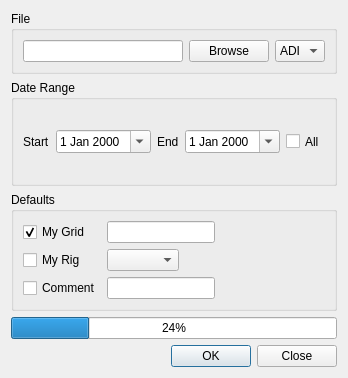
<?xml version="1.0" encoding="UTF-8"?>
<ui version="4.0">
 <class>ImportDialog</class>
 <widget class="QDialog" name="ImportDialog">
  <property name="geometry">
   <rect>
    <x>0</x>
    <y>0</y>
    <width>343</width>
    <height>378</height>
   </rect>
  </property>
  <property name="sizePolicy">
   <sizepolicy hsizetype="Fixed" vsizetype="Fixed">
    <horstretch>0</horstretch>
    <verstretch>0</verstretch>
   </sizepolicy>
  </property>
  <property name="windowTitle">
   <string>Import</string>
  </property>
  <property name="modal">
   <bool>true</bool>
  </property>
  <layout class="QGridLayout" name="gridLayout">
   <item row="0" column="0">
    <widget class="QGroupBox" name="groupBox_3">
     <property name="title">
      <string>File</string>
     </property>
     <layout class="QGridLayout" name="gridLayout_4">
      <item row="0" column="2">
       <widget class="QComboBox" name="typeSelect">
        <property name="sizePolicy">
         <sizepolicy hsizetype="Maximum" vsizetype="Fixed">
          <horstretch>0</horstretch>
          <verstretch>0</verstretch>
         </sizepolicy>
        </property>
        <item>
         <property name="text">
          <string notr="true">ADI</string>
         </property>
        </item>
       </widget>
      </item>
      <item row="0" column="0">
       <widget class="QLineEdit" name="fileEdit">
        <property name="focusPolicy">
         <enum>Qt::ClickFocus</enum>
        </property>
        <property name="readOnly">
         <bool>true</bool>
        </property>
       </widget>
      </item>
      <item row="0" column="1">
       <widget class="QPushButton" name="browseButton">
        <property name="text">
         <string>Browse</string>
        </property>
        <property name="icon">
         <iconset theme="folder-open"/>
        </property>
       </widget>
      </item>
     </layout>
    </widget>
   </item>
   <item row="2" column="0">
    <widget class="QGroupBox" name="groupBox_2">
     <property name="title">
      <string>Defaults</string>
     </property>
     <layout class="QFormLayout" name="formLayout">
      <property name="fieldGrowthPolicy">
       <enum>QFormLayout::FieldsStayAtSizeHint</enum>
      </property>
      <property name="labelAlignment">
       <set>Qt::AlignLeading|Qt::AlignLeft|Qt::AlignVCenter</set>
      </property>
      <item row="0" column="1">
       <widget class="QLineEdit" name="gridEdit"/>
      </item>
      <item row="0" column="0">
       <widget class="QCheckBox" name="gridCheckBox">
        <property name="sizePolicy">
         <sizepolicy hsizetype="Minimum" vsizetype="Expanding">
          <horstretch>0</horstretch>
          <verstretch>0</verstretch>
         </sizepolicy>
        </property>
        <property name="text">
         <string>My Grid</string>
        </property>
        <property name="checked">
         <bool>true</bool>
        </property>
       </widget>
      </item>
      <item row="2" column="1">
       <widget class="QLineEdit" name="commentEdit"/>
      </item>
      <item row="2" column="0">
       <widget class="QCheckBox" name="commentCheckBox">
        <property name="sizePolicy">
         <sizepolicy hsizetype="Minimum" vsizetype="Expanding">
          <horstretch>0</horstretch>
          <verstretch>0</verstretch>
         </sizepolicy>
        </property>
        <property name="text">
         <string>Comment</string>
        </property>
       </widget>
      </item>
      <item row="1" column="0">
       <widget class="QCheckBox" name="rigCheckBox">
        <property name="sizePolicy">
         <sizepolicy hsizetype="Minimum" vsizetype="Expanding">
          <horstretch>0</horstretch>
          <verstretch>0</verstretch>
         </sizepolicy>
        </property>
        <property name="text">
         <string>My Rig</string>
        </property>
       </widget>
      </item>
      <item row="1" column="1">
       <widget class="QComboBox" name="rigSelect"/>
      </item>
     </layout>
    </widget>
   </item>
   <item row="1" column="0">
    <widget class="QGroupBox" name="groupBox">
     <property name="title">
      <string>Date Range</string>
     </property>
     <layout class="QGridLayout" name="gridLayout_3">
      <item row="0" column="2">
       <widget class="QLabel" name="endDateLabel">
        <property name="text">
         <string>End</string>
        </property>
       </widget>
      </item>
      <item row="0" column="1">
       <widget class="QDateEdit" name="startDateEdit">
        <property name="sizePolicy">
         <sizepolicy hsizetype="Maximum" vsizetype="Fixed">
          <horstretch>0</horstretch>
          <verstretch>0</verstretch>
         </sizepolicy>
        </property>
        <property name="focusPolicy">
         <enum>Qt::ClickFocus</enum>
        </property>
        <property name="calendarPopup">
         <bool>true</bool>
        </property>
       </widget>
      </item>
      <item row="0" column="0">
       <widget class="QLabel" name="startDateLabel">
        <property name="text">
         <string>Start</string>
        </property>
       </widget>
      </item>
      <item row="0" column="3">
       <widget class="QDateEdit" name="endDateEdit">
        <property name="sizePolicy">
         <sizepolicy hsizetype="Maximum" vsizetype="Fixed">
          <horstretch>0</horstretch>
          <verstretch>0</verstretch>
         </sizepolicy>
        </property>
        <property name="focusPolicy">
         <enum>Qt::ClickFocus</enum>
        </property>
        <property name="calendarPopup">
         <bool>true</bool>
        </property>
       </widget>
      </item>
      <item row="0" column="4">
       <widget class="QCheckBox" name="allCheckBox">
        <property name="sizePolicy">
         <sizepolicy hsizetype="Minimum" vsizetype="Expanding">
          <horstretch>0</horstretch>
          <verstretch>0</verstretch>
         </sizepolicy>
        </property>
        <property name="text">
         <string>All</string>
        </property>
       </widget>
      </item>
     </layout>
    </widget>
   </item>
   <item row="7" column="0">
    <layout class="QHBoxLayout" name="horizontalLayout">
     <item>
      <widget class="QDialogButtonBox" name="buttonBox">
       <property name="standardButtons">
        <set>QDialogButtonBox::Close|QDialogButtonBox::Ok</set>
       </property>
       <property name="centerButtons">
        <bool>false</bool>
       </property>
      </widget>
     </item>
    </layout>
   </item>
   <item row="4" column="0">
    <widget class="QProgressBar" name="progressBar">
     <property name="value">
      <number>24</number>
     </property>
    </widget>
   </item>
  </layout>
 </widget>
 <tabstops>
  <tabstop>browseButton</tabstop>
  <tabstop>typeSelect</tabstop>
  <tabstop>allCheckBox</tabstop>
  <tabstop>gridCheckBox</tabstop>
  <tabstop>gridEdit</tabstop>
  <tabstop>rigCheckBox</tabstop>
  <tabstop>rigSelect</tabstop>
  <tabstop>commentCheckBox</tabstop>
  <tabstop>commentEdit</tabstop>
  <tabstop>startDateEdit</tabstop>
  <tabstop>endDateEdit</tabstop>
  <tabstop>fileEdit</tabstop>
 </tabstops>
 <resources/>
 <connections>
  <connection>
   <sender>buttonBox</sender>
   <signal>accepted()</signal>
   <receiver>ImportDialog</receiver>
   <slot>runImport()</slot>
   <hints>
    <hint type="sourcelabel">
     <x>248</x>
     <y>254</y>
    </hint>
    <hint type="destinationlabel">
     <x>157</x>
     <y>274</y>
    </hint>
   </hints>
  </connection>
  <connection>
   <sender>buttonBox</sender>
   <signal>rejected()</signal>
   <receiver>ImportDialog</receiver>
   <slot>reject()</slot>
   <hints>
    <hint type="sourcelabel">
     <x>316</x>
     <y>260</y>
    </hint>
    <hint type="destinationlabel">
     <x>286</x>
     <y>274</y>
    </hint>
   </hints>
  </connection>
  <connection>
   <sender>allCheckBox</sender>
   <signal>stateChanged(int)</signal>
   <receiver>ImportDialog</receiver>
   <slot>toggleAll()</slot>
   <hints>
    <hint type="sourcelabel">
     <x>106</x>
     <y>125</y>
    </hint>
    <hint type="destinationlabel">
     <x>155</x>
     <y>102</y>
    </hint>
   </hints>
  </connection>
  <connection>
   <sender>browseButton</sender>
   <signal>clicked()</signal>
   <receiver>ImportDialog</receiver>
   <slot>browse()</slot>
   <hints>
    <hint type="sourcelabel">
     <x>216</x>
     <y>21</y>
    </hint>
    <hint type="destinationlabel">
     <x>155</x>
     <y>102</y>
    </hint>
   </hints>
  </connection>
 </connections>
 <slots>
  <slot>browse()</slot>
  <slot>toggleAll()</slot>
  <slot>runImport()</slot>
 </slots>
</ui>
